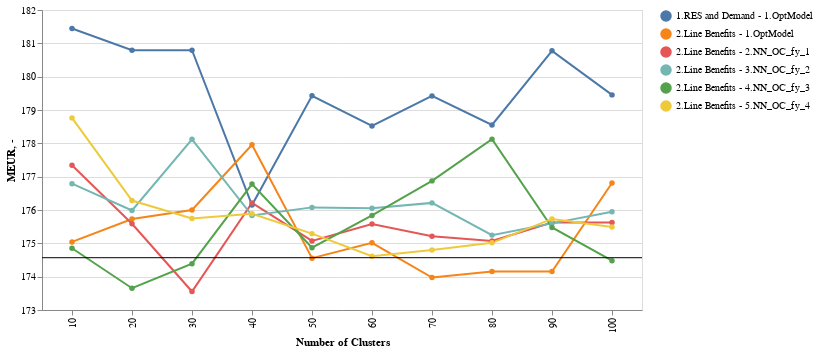

Write notebook code for a chart like this one.
### Code cell
chart = alt.Chart(df).mark_line(
    point=alt.OverlayMarkDef(color="red")
).encode(
    x=alt.X("Category4:O").title('Number of Clusters'),
    # y=alt.Y("MEUR:Q", scale=alt.Scale(domain=[170, 185])),
    y=alt.Y("MEUR:Q", scale=alt.Scale(domain= [df['MEUR'].min(), df['MEUR'].max()])),
    color=alt.Color("Category5").title(''),
    # strokeDash='Category2',
)
line = alt.Chart(pd.DataFrame({'-': [174.568533342985]})).mark_rule().encode(y='-')
# line = alt.Chart(pd.DataFrame({'-': [409.989891886376]})).mark_rule().encode(y='-')
base = chart + line
base.configure_legend(
  orient='right'
).properties(
    width=600,
    height=300
)

### Figure 1 — Vega-Lite specification as saved in the notebook (floating-point values rounded to 4 significant figures)
{"config": {"view": {"continuousWidth": 300, "continuousHeight": 300}, "legend": {"orient": "right"}}, "layer": [{"data": {"name": "data-983c7b13b8b025bc761f9b2b59eee9e3"}, "mark": {"type": "line", "point": {"color": "red"}}, "encoding": {"color": {"field": "Category5", "title": "", "type": "nominal"}, "x": {"field": "Category4", "title": "Number of Clusters", "type": "ordinal"}, "y": {"field": "MEUR", "scale": {"domain": [173.6, 181.4]}, "type": "quantitative"}}}, {"data": {"name": "data-85a4b5a6493e933ed023663b60687539"}, "mark": {"type": "rule"}, "encoding": {"y": {"field": "-", "type": "quantitative"}}}], "height": 300, "width": 600, "$schema": "https://vega.github.io/schema/vega-lite/v5.8.0.json", "datasets": {"data-983c7b13b8b025bc761f9b2b59eee9e3": [{"CaseName": "D.Representative_days_based_on_RES_and_Demand - 3-bus_ByStages_nc10", "Category1": "Representative Days", "Category2": "1.RES and Demand", "Category3": "1.OptModel", "Category4": 10, "MEUR": 181.4, "Category5": "1.RES and Demand - 1.OptModel"}, {"CaseName": "D.Representative_days_based_on_RES_and_Demand - 3-bus_ByStages_nc100", "Category1": "Representative Days", "Category2": "1.RES and Demand", "Category3": "1.OptModel", "Category4": 100, "MEUR": 179.5, "Category5": "1.RES and Demand - 1.OptModel"}, {"CaseName": "D.Representative_days_based_on_RES_and_Demand - 3-bus_ByStages_nc20", "Category1": "Representative Days", "Category2": "1.RES and Demand", "Category3": "1.OptModel", "Category4": 20, "MEUR": 180.8, "Category5": "1.RES and Demand - 1.OptModel"}, {"CaseName": "D.Representative_days_based_on_RES_and_Demand - 3-bus_ByStages_nc30", "Category1": "Representative Days", "Category2": "1.RES and Demand", "Category3": "1.OptModel", "Category4": 30, "MEUR": 180.8, "Category5": "1.RES and Demand - 1.OptModel"}, {"CaseName": "D.Representative_days_based_on_RES_and_Demand - 3-bus_ByStages_nc40", "Category1": "Representative Days", "Category2": "1.RES and Demand", "Category3": "1.OptModel", "Category4": 40, "MEUR": 176.1, "Category5": "1.RES and Demand - 1.OptModel"}, {"CaseName": "D.Representative_days_based_on_RES_and_Demand - 3-bus_ByStages_nc50", "Category1": "Representative Days", "Category2": "1.RES and Demand", "Category3": "1.OptModel", "Category4": 50, "MEUR": 179.4, "Category5": "1.RES and Demand - 1.OptModel"}, {"CaseName": "D.Representative_days_based_on_RES_and_Demand - 3-bus_ByStages_nc60", "Category1": "Representative Days", "Category2": "1.RES and Demand", "Category3": "1.OptModel", "Category4": 60, "MEUR": 178.5, "Category5": "1.RES and Demand - 1.OptModel"}, {"CaseName": "D.Representative_days_based_on_RES_and_Demand - 3-bus_ByStages_nc70", "Category1": "Representative Days", "Category2": "1.RES and Demand", "Category3": "1.OptModel", "Category4": 70, "MEUR": 179.4, "Category5": "1.RES and Demand - 1.OptModel"}, {"CaseName": "D.Representative_days_based_on_RES_and_Demand - 3-bus_ByStages_nc80", "Category1": "Representative Days", "Category2": "1.RES and Demand", "Category3": "1.OptModel", "Category4": 80, "MEUR": 178.6, "Category5": "1.RES and Demand - 1.OptModel"}, {"CaseName": "D.Representative_days_based_on_RES_and_Demand - 3-bus_ByStages_nc90", "Category1": "Representative Days", "Category2": "1.RES and Demand", "Category3": "1.OptModel", "Category4": 90, "MEUR": 180.8, "Category5": "1.RES and Demand - 1.OptModel"}, {"CaseName": "E.Representative_days_based_on_Line_Benefits_OptModel - 3-bus_ByStages_nc10", "Category1": "Representative Days", "Category2": "2.Line Benefits", "Category3": "1.OptModel", "Category4": 10, "MEUR": 175.0, "Category5": "2.Line Benefits - 1.OptModel"}, {"CaseName": "E.Representative_days_based_on_Line_Benefits_OptModel - 3-bus_ByStages_nc100", "Category1": "Representative Days", "Category2": "2.Line Benefits", "Category3": "1.OptModel", "Category4": 100, "MEUR": 176.8, "Category5": "2.Line Benefits - 1.OptModel"}, {"CaseName": "E.Representative_days_based_on_Line_Benefits_OptModel - 3-bus_ByStages_nc20", "Category1": "Representative Days", "Category2": "2.Line Benefits", "Category3": "1.OptModel", "Category4": 20, "MEUR": 175.7, "Category5": "2.Line Benefits - 1.OptModel"}, {"CaseName": "E.Representative_days_based_on_Line_Benefits_OptModel - 3-bus_ByStages_nc30", "Category1": "Representative Days", "Category2": "2.Line Benefits", "Category3": "1.OptModel", "Category4": 30, "MEUR": 176.0, "Category5": "2.Line Benefits - 1.OptModel"}, {"CaseName": "E.Representative_days_based_on_Line_Benefits_OptModel - 3-bus_ByStages_nc40", "Category1": "Representative Days", "Category2": "2.Line Benefits", "Category3": "1.OptModel", "Category4": 40, "MEUR": 178.0, "Category5": "2.Line Benefits - 1.OptModel"}, {"CaseName": "E.Representative_days_based_on_Line_Benefits_OptModel - 3-bus_ByStages_nc50", "Category1": "Representative Days", "Category2": "2.Line Benefits", "Category3": "1.OptModel", "Category4": 50, "MEUR": 174.6, "Category5": "2.Line Benefits - 1.OptModel"}, {"CaseName": "E.Representative_days_based_on_Line_Benefits_OptModel - 3-bus_ByStages_nc60", "Category1": "Representative Days", "Category2": "2.Line Benefits", "Category3": "1.OptModel", "Category4": 60, "MEUR": 175.0, "Category5": "2.Line Benefits - 1.OptModel"}, {"CaseName": "E.Representative_days_based_on_Line_Benefits_OptModel - 3-bus_ByStages_nc70", "Category1": "Representative Days", "Category2": "2.Line Benefits", "Category3": "1.OptModel", "Category4": 70, "MEUR": 174.0, "Category5": "2.Line Benefits - 1.OptModel"}, {"CaseName": "E.Representative_days_based_on_Line_Benefits_OptModel - 3-bus_ByStages_nc80", "Category1": "Representative Days", "Category2": "2.Line Benefits", "Category3": "1.OptModel", "Category4": 80, "MEUR": 174.2, "Category5": "2.Line Benefits - 1.OptModel"}, {"CaseName": "E.Representative_days_based_on_Line_Benefits_OptModel - 3-bus_ByStages_nc90", "Category1": "Representative Days", "Category2": "2.Line Benefits", "Category3": "1.OptModel", "Category4": 90, "MEUR": 174.2, "Category5": "2.Line Benefits - 1.OptModel"}, {"CaseName": "F.Representative_days_based_on_Line_Benefit_NN_OC_fy_1 - 3-bus_ByStages_nc10", "Category1": "Representative Days", "Category2": "2.Line Benefits", "Category3": "2.NN_OC_fy_1", "Category4": 10, "MEUR": 177.3, "Category5": "2.Line Benefits - 2.NN_OC_fy_1"}, {"CaseName": "F.Representative_days_based_on_Line_Benefit_NN_OC_fy_1 - 3-bus_ByStages_nc100", "Category1": "Representative Days", "Category2": "2.Line Benefits", "Category3": "2.NN_OC_fy_1", "Category4": 100, "MEUR": 175.6, "Category5": "2.Line Benefits - 2.NN_OC_fy_1"}, {"CaseName": "F.Representative_days_based_on_Line_Benefit_NN_OC_fy_1 - 3-bus_ByStages_nc20", "Category1": "Representative Days", "Category2": "2.Line Benefits", "Category3": "2.NN_OC_fy_1", "Category4": 20, "MEUR": 175.6, "Category5": "2.Line Benefits - 2.NN_OC_fy_1"}, {"CaseName": "F.Representative_days_based_on_Line_Benefit_NN_OC_fy_1 - 3-bus_ByStages_nc30", "Category1": "Representative Days", "Category2": "2.Line Benefits", "Category3": "2.NN_OC_fy_1", "Category4": 30, "MEUR": 173.6, "Category5": "2.Line Benefits - 2.NN_OC_fy_1"}, {"CaseName": "F.Representative_days_based_on_Line_Benefit_NN_OC_fy_1 - 3-bus_ByStages_nc40", "Category1": "Representative Days", "Category2": "2.Line Benefits", "Category3": "2.NN_OC_fy_1", "Category4": 40, "MEUR": 176.2, "Category5": "2.Line Benefits - 2.NN_OC_fy_1"}, {"CaseName": "F.Representative_days_based_on_Line_Benefit_NN_OC_fy_1 - 3-bus_ByStages_nc50", "Category1": "Representative Days", "Category2": "2.Line Benefits", "Category3": "2.NN_OC_fy_1", "Category4": 50, "MEUR": 175.1, "Category5": "2.Line Benefits - 2.NN_OC_fy_1"}, {"CaseName": "F.Representative_days_based_on_Line_Benefit_NN_OC_fy_1 - 3-bus_ByStages_nc60", "Category1": "Representative Days", "Category2": "2.Line Benefits", "Category3": "2.NN_OC_fy_1", "Category4": 60, "MEUR": 175.6, "Category5": "2.Line Benefits - 2.NN_OC_fy_1"}, {"CaseName": "F.Representative_days_based_on_Line_Benefit_NN_OC_fy_1 - 3-bus_ByStages_nc70", "Category1": "Representative Days", "Category2": "2.Line Benefits", "Category3": "2.NN_OC_fy_1", "Category4": 70, "MEUR": 175.2, "Category5": "2.Line Benefits - 2.NN_OC_fy_1"}, {"CaseName": "F.Representative_days_based_on_Line_Benefit_NN_OC_fy_1 - 3-bus_ByStages_nc80", "Category1": "Representative Days", "Category2": "2.Line Benefits", "Category3": "2.NN_OC_fy_1", "Category4": 80, "MEUR": 175.1, "Category5": "2.Line Benefits - 2.NN_OC_fy_1"}, {"CaseName": "F.Representative_days_based_on_Line_Benefit_NN_OC_fy_1 - 3-bus_ByStages_nc90", "Category1": "Representative Days", "Category2": "2.Line Benefits", "Category3": "2.NN_OC_fy_1", "Category4": 90, "MEUR": 175.6, "Category5": "2.Line Benefits - 2.NN_OC_fy_1"}, {"CaseName": "G.Representative_days_based_on_Line_Benefit_NN_OC_fy_2 - 3-bus_ByStages_nc10", "Category1": "Representative Days", "Category2": "2.Line Benefits", "Category3": "3.NN_OC_fy_2", "Category4": 10, "MEUR": 176.8, "Category5": "2.Line Benefits - 3.NN_OC_fy_2"}, {"CaseName": "G.Representative_days_based_on_Line_Benefit_NN_OC_fy_2 - 3-bus_ByStages_nc100", "Category1": "Representative Days", "Category2": "2.Line Benefits", "Category3": "3.NN_OC_fy_2", "Category4": 100, "MEUR": 175.9, "Category5": "2.Line Benefits - 3.NN_OC_fy_2"}, {"CaseName": "G.Representative_days_based_on_Line_Benefit_NN_OC_fy_2 - 3-bus_ByStages_nc20", "Category1": "Representative Days", "Category2": "2.Line Benefits", "Category3": "3.NN_OC_fy_2", "Category4": 20, "MEUR": 176.0, "Category5": "2.Line Benefits - 3.NN_OC_fy_2"}, {"CaseName": "G.Representative_days_based_on_Line_Benefit_NN_OC_fy_2 - 3-bus_ByStages_nc30", "Category1": "Representative Days", "Category2": "2.Line Benefits", "Category3": "3.NN_OC_fy_2", "Category4": 30, "MEUR": 178.1, "Category5": "2.Line Benefits - 3.NN_OC_fy_2"}, {"CaseName": "G.Representative_days_based_on_Line_Benefit_NN_OC_fy_2 - 3-bus_ByStages_nc40", "Category1": "Representative Days", "Category2": "2.Line Benefits", "Category3": "3.NN_OC_fy_2", "Category4": 40, "MEUR": 175.8, "Category5": "2.Line Benefits - 3.NN_OC_fy_2"}, {"CaseName": "G.Representative_days_based_on_Line_Benefit_NN_OC_fy_2 - 3-bus_ByStages_nc50", "Category1": "Representative Days", "Category2": "2.Line Benefits", "Category3": "3.NN_OC_fy_2", "Category4": 50, "MEUR": 176.1, "Category5": "2.Line Benefits - 3.NN_OC_fy_2"}, {"CaseName": "G.Representative_days_based_on_Line_Benefit_NN_OC_fy_2 - 3-bus_ByStages_nc60", "Category1": "Representative Days", "Category2": "2.Line Benefits", "Category3": "3.NN_OC_fy_2", "Category4": 60, "MEUR": 176.1, "Category5": "2.Line Benefits - 3.NN_OC_fy_2"}, {"CaseName": "G.Representative_days_based_on_Line_Benefit_NN_OC_fy_2 - 3-bus_ByStages_nc70", "Category1": "Representative Days", "Category2": "2.Line Benefits", "Category3": "3.NN_OC_fy_2", "Category4": 70, "MEUR": 176.2, "Category5": "2.Line Benefits - 3.NN_OC_fy_2"}, {"CaseName": "G.Representative_days_based_on_Line_Benefit_NN_OC_fy_2 - 3-bus_ByStages_nc80", "Category1": "Representative Days", "Category2": "2.Line Benefits", "Category3": "3.NN_OC_fy_2", "Category4": 80, "MEUR": 175.2, "Category5": "2.Line Benefits - 3.NN_OC_fy_2"}, {"CaseName": "G.Representative_days_based_on_Line_Benefit_NN_OC_fy_2 - 3-bus_ByStages_nc90", "Category1": "Representative Days", "Category2": "2.Line Benefits", "Category3": "3.NN_OC_fy_2", "Category4": 90, "MEUR": 175.6, "Category5": "2.Line Benefits - 3.NN_OC_fy_2"}, {"CaseName": "H.Representative_days_based_on_Line_Benefit_NN_OC_fy_3 - 3-bus_ByStages_nc10", "Category1": "Representative Days", "Category2": "2.Line Benefits", "Category3": "4.NN_OC_fy_3", "Category4": 10, "MEUR": 174.9, "Category5": "2.Line Benefits - 4.NN_OC_fy_3"}, {"CaseName": "H.Representative_days_based_on_Line_Benefit_NN_OC_fy_3 - 3-bus_ByStages_nc100", "Category1": "Representative Days", "Category2": "2.Line Benefits", "Category3": "4.NN_OC_fy_3", "Category4": 100, "MEUR": 174.5, "Category5": "2.Line Benefits - 4.NN_OC_fy_3"}, {"CaseName": "H.Representative_days_based_on_Line_Benefit_NN_OC_fy_3 - 3-bus_ByStages_nc20", "Category1": "Representative Days", "Category2": "2.Line Benefits", "Category3": "4.NN_OC_fy_3", "Category4": 20, "MEUR": 173.7, "Category5": "2.Line Benefits - 4.NN_OC_fy_3"}, {"CaseName": "H.Representative_days_based_on_Line_Benefit_NN_OC_fy_3 - 3-bus_ByStages_nc30", "Category1": "Representative Days", "Category2": "2.Line Benefits", "Category3": "4.NN_OC_fy_3", "Category4": 30, "MEUR": 174.4, "Category5": "2.Line Benefits - 4.NN_OC_fy_3"}, {"CaseName": "H.Representative_days_based_on_Line_Benefit_NN_OC_fy_3 - 3-bus_ByStages_nc40", "Category1": "Representative Days", "Category2": "2.Line Benefits", "Category3": "4.NN_OC_fy_3", "Category4": 40, "MEUR": 176.8, "Category5": "2.Line Benefits - 4.NN_OC_fy_3"}, {"CaseName": "H.Representative_days_based_on_Line_Benefit_NN_OC_fy_3 - 3-bus_ByStages_nc50", "Category1": "Representative Days", "Category2": "2.Line Benefits", "Category3": "4.NN_OC_fy_3", "Category4": 50, "MEUR": 174.9, "Category5": "2.Line Benefits - 4.NN_OC_fy_3"}, {"CaseName": "H.Representative_days_based_on_Line_Benefit_NN_OC_fy_3 - 3-bus_ByStages_nc60", "Category1": "Representative Days", "Category2": "2.Line Benefits", "Category3": "4.NN_OC_fy_3", "Category4": 60, "MEUR": 175.8, "Category5": "2.Line Benefits - 4.NN_OC_fy_3"}, {"CaseName": "H.Representative_days_based_on_Line_Benefit_NN_OC_fy_3 - 3-bus_ByStages_nc70", "Category1": "Representative Days", "Category2": "2.Line Benefits", "Category3": "4.NN_OC_fy_3", "Category4": 70, "MEUR": 176.9, "Category5": "2.Line Benefits - 4.NN_OC_fy_3"}, {"CaseName": "H.Representative_days_based_on_Line_Benefit_NN_OC_fy_3 - 3-bus_ByStages_nc80", "Category1": "Representative Days", "Category2": "2.Line Benefits", "Category3": "4.NN_OC_fy_3", "Category4": 80, "MEUR": 178.1, "Category5": "2.Line Benefits - 4.NN_OC_fy_3"}, {"CaseName": "H.Representative_days_based_on_Line_Benefit_NN_OC_fy_3 - 3-bus_ByStages_nc90", "Category1": "Representative Days", "Category2": "2.Line Benefits", "Category3": "4.NN_OC_fy_3", "Category4": 90, "MEUR": 175.5, "Category5": "2.Line Benefits - 4.NN_OC_fy_3"}, {"CaseName": "I.Representative_days_based_on_Line_Benefit_NN_OC_fy_4 - 3-bus_ByStages_nc10", "Category1": "Representative Days", "Category2": "2.Line Benefits", "Category3": "5.NN_OC_fy_4", "Category4": 10, "MEUR": 178.8, "Category5": "2.Line Benefits - 5.NN_OC_fy_4"}, {"CaseName": "I.Representative_days_based_on_Line_Benefit_NN_OC_fy_4 - 3-bus_ByStages_nc100", "Category1": "Representative Days", "Category2": "2.Line Benefits", "Category3": "5.NN_OC_fy_4", "Category4": 100, "MEUR": 175.5, "Category5": "2.Line Benefits - 5.NN_OC_fy_4"}, {"CaseName": "I.Representative_days_based_on_Line_Benefit_NN_OC_fy_4 - 3-bus_ByStages_nc20", "Category1": "Representative Days", "Category2": "2.Line Benefits", "Category3": "5.NN_OC_fy_4", "Category4": 20, "MEUR": 176.3, "Category5": "2.Line Benefits - 5.NN_OC_fy_4"}, {"CaseName": "I.Representative_days_based_on_Line_Benefit_NN_OC_fy_4 - 3-bus_ByStages_nc30", "Category1": "Representative Days", "Category2": "2.Line Benefits", "Category3": "5.NN_OC_fy_4", "Category4": 30, "MEUR": 175.7, "Category5": "2.Line Benefits - 5.NN_OC_fy_4"}, {"CaseName": "I.Representative_days_based_on_Line_Benefit_NN_OC_fy_4 - 3-bus_ByStages_nc40", "Category1": "Representative Days", "Category2": "2.Line Benefits", "Category3": "5.NN_OC_fy_4", "Category4": 40, "MEUR": 175.9, "Category5": "2.Line Benefits - 5.NN_OC_fy_4"}, {"CaseName": "I.Representative_days_based_on_Line_Benefit_NN_OC_fy_4 - 3-bus_ByStages_nc50", "Category1": "Representative Days", "Category2": "2.Line Benefits", "Category3": "5.NN_OC_fy_4", "Category4": 50, "MEUR": 175.3, "Category5": "2.Line Benefits - 5.NN_OC_fy_4"}, {"CaseName": "I.Representative_days_based_on_Line_Benefit_NN_OC_fy_4 - 3-bus_ByStages_nc60", "Category1": "Representative Days", "Category2": "2.Line Benefits", "Category3": "5.NN_OC_fy_4", "Category4": 60, "MEUR": 174.6, "Category5": "2.Line Benefits - 5.NN_OC_fy_4"}, {"CaseName": "I.Representative_days_based_on_Line_Benefit_NN_OC_fy_4 - 3-bus_ByStages_nc70", "Category1": "Representative Days", "Category2": "2.Line Benefits", "Category3": "5.NN_OC_fy_4", "Category4": 70, "MEUR": 174.8, "Category5": "2.Line Benefits - 5.NN_OC_fy_4"}, {"CaseName": "I.Representative_days_based_on_Line_Benefit_NN_OC_fy_4 - 3-bus_ByStages_nc80", "Category1": "Representative Days", "Category2": "2.Line Benefits", "Category3": "5.NN_OC_fy_4", "Category4": 80, "MEUR": 175.0, "Category5": "2.Line Benefits - 5.NN_OC_fy_4"}, {"CaseName": "I.Representative_days_based_on_Line_Benefit_NN_OC_fy_4 - 3-bus_ByStages_nc90", "Category1": "Representative Days", "Category2": "2.Line Benefits", "Category3": "5.NN_OC_fy_4", "Category4": 90, "MEUR": 175.7, "Category5": "2.Line Benefits - 5.NN_OC_fy_4"}], "data-85a4b5a6493e933ed023663b60687539": [{"-": 174.6}]}}
